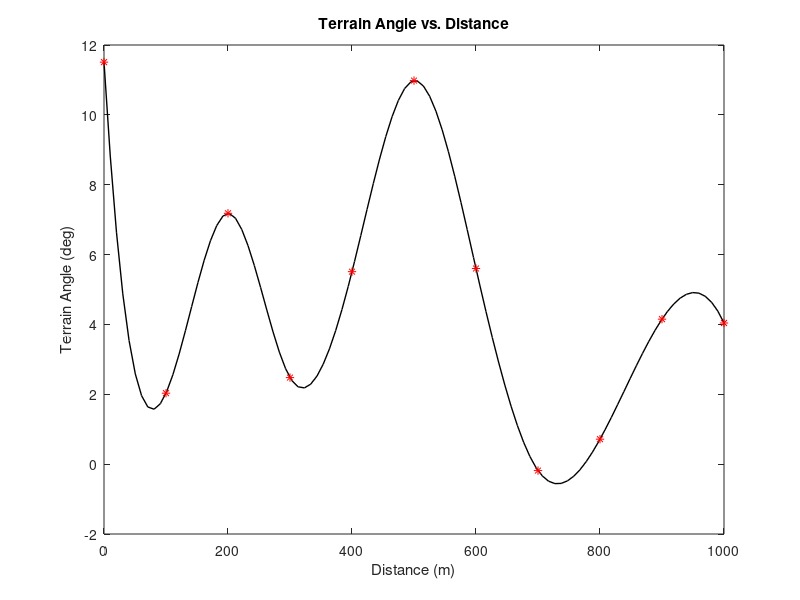

Here is the MATLAB script that generated this plot:
%experient_visualization
% load the given data from the file
load experiment1
% calculate terrain angles
x = linspace(min(experiment.alpha_dist),max(experiment.alpha_dist));
terrain_angle = interp1(experiment.alpha_dist,experiment.alpha_deg,x,'spline');
figure
plot(x,terrain_angle,'k','LineWidth',1)
xlabel('Distance (m)')
ylabel('Terrain Angle (deg)')
title('Terrain Angle vs. Distance')
hold on 
xfile = experiment.alpha_dist;
yfile = experiment.alpha_deg;
plot(xfile,yfile,'r*')
hold off
